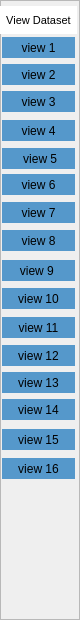
         <widget class="QFrame" name="frame_view_dataset">
          <property name="geometry">
           <rect>
            <x>961</x>
            <y>-8</y>
            <width>80</width>
            <height>620</height>
           </rect>
          </property>
          <property name="minimumSize">
           <size>
            <width>80</width>
            <height>0</height>
           </size>
          </property>
          <property name="maximumSize">
           <size>
            <width>30</width>
            <height>16777215</height>
           </size>
          </property>
          <property name="frameShape">
           <enum>QFrame::StyledPanel</enum>
          </property>
          <property name="frameShadow">
           <enum>QFrame::Raised</enum>
          </property>
          <widget class="QLabel" name="label_dataset_view">
           <property name="geometry">
            <rect>
             <x>0</x>
             <y>6</y>
             <width>77</width>
             <height>28</height>
            </rect>
           </property>
           <property name="minimumSize">
            <size>
             <width>77</width>
             <height>28</height>
            </size>
           </property>
           <property name="maximumSize">
            <size>
             <width>73</width>
             <height>26</height>
            </size>
           </property>
           <property name="font">
            <font>
             <pointsize>8</pointsize>
            </font>
           </property>
           <property name="cursor">
            <cursorShape>ArrowCursor</cursorShape>
           </property>
           <property name="autoFillBackground">
            <bool>false</bool>
           </property>
           <property name="styleSheet">
            <string notr="true">QLabel{ 
	border:5px sold rgb(85, 0, 127);
	background-color: rgb(255, 255, 255);
}</string>
           </property>
           <property name="text">
            <string>View Dataset</string>
           </property>
           <property name="textFormat">
            <enum>Qt::AutoText</enum>
           </property>
           <property name="alignment">
            <set>Qt::AlignCenter</set>
           </property>
           <property name="wordWrap">
            <bool>true</bool>
           </property>
           <property name="openExternalLinks">
            <bool>false</bool>
           </property>
          </widget>
          <widget class="QPushButton" name="dataset_view_1_mesos">
           <property name="geometry">
            <rect>
             <x>2</x>
             <y>37</y>
             <width>73</width>
             <height>21</height>
            </rect>
           </property>
           <property name="minimumSize">
            <size>
             <width>73</width>
             <height>18</height>
            </size>
           </property>
           <property name="maximumSize">
            <size>
             <width>73</width>
             <height>21</height>
            </size>
           </property>
           <property name="styleSheet">
            <string notr="true">QPushButton{ 
	border:5px sold rgb(60,231,195);
	background-color: rgb(85, 152, 203);
}
 
QPushButton:hover{
	background-color: rgb(85, 152, 203,150);
	border:5px sold rgb(105, 95, 148);
} 
</string>
           </property>
           <property name="text">
            <string>view 1</string>
           </property>
          </widget>
          <widget class="QPushButton" name="dataset_view_2_usergrid">
           <property name="geometry">
            <rect>
             <x>2</x>
             <y>64</y>
             <width>73</width>
             <height>21</height>
            </rect>
           </property>
           <property name="minimumSize">
            <size>
             <width>73</width>
             <height>18</height>
            </size>
           </property>
           <property name="maximumSize">
            <size>
             <width>73</width>
             <height>21</height>
            </size>
           </property>
           <property name="styleSheet">
            <string notr="true">QPushButton{ 
	border:5px sold rgb(60,231,195);
	background-color: rgb(85, 152, 203);
}
 
QPushButton:hover{
	background-color: rgb(85, 152, 203,150);
	border:5px sold rgb(105, 95, 148);
} 
</string>
           </property>
           <property name="text">
            <string>view 2</string>
           </property>
          </widget>
          <widget class="QPushButton" name="dataset_view_3_appcelerator">
           <property name="geometry">
            <rect>
             <x>2</x>
             <y>91</y>
             <width>73</width>
             <height>21</height>
            </rect>
           </property>
           <property name="minimumSize">
            <size>
             <width>73</width>
             <height>18</height>
            </size>
           </property>
           <property name="maximumSize">
            <size>
             <width>73</width>
             <height>21</height>
            </size>
           </property>
           <property name="styleSheet">
            <string notr="true">QPushButton{ 
	border:5px sold rgb(60,231,195);
	background-color: rgb(85, 152, 203);
}
 
QPushButton:hover{
	background-color: rgb(85, 152, 203,150);
	border:5px sold rgb(105, 95, 148);
} 
</string>
           </property>
           <property name="text">
            <string>view 3</string>
           </property>
          </widget>
          <widget class="QPushButton" name="dataset_view_4_aptana">
           <property name="geometry">
            <rect>
             <x>2</x>
             <y>120</y>
             <width>73</width>
             <height>21</height>
            </rect>
           </property>
           <property name="minimumSize">
            <size>
             <width>73</width>
             <height>18</height>
            </size>
           </property>
           <property name="maximumSize">
            <size>
             <width>73</width>
             <height>21</height>
            </size>
           </property>
           <property name="styleSheet">
            <string notr="true">QPushButton{ 
	border:5px sold rgb(60,231,195);
	background-color: rgb(85, 152, 203);
}
 
QPushButton:hover{
	background-color: rgb(85, 152, 203,150);
	border:5px sold rgb(105, 95, 148);
} 
</string>
           </property>
           <property name="text">
            <string>view 4</string>
           </property>
          </widget>
          <widget class="QPushButton" name="dataset_view_5_titanium">
           <property name="geometry">
            <rect>
             <x>2</x>
             <y>148</y>
             <width>73</width>
             <height>21</height>
            </rect>
           </property>
           <property name="minimumSize">
            <size>
             <width>73</width>
             <height>18</height>
            </size>
           </property>
           <property name="maximumSize">
            <size>
             <width>73</width>
             <height>21</height>
            </size>
           </property>
           <property name="styleSheet">
            <string notr="true">QPushButton{ 
	border:5px sold rgb(60,231,195);
	background-color: rgb(85, 152, 203);
}
 
QPushButton:hover{
	background-color: rgb(85, 152, 203,150);
	border:5px sold rgb(105, 95, 148);
} 
</string>
           </property>
           <property name="text">
            <string> view 5</string>
           </property>
          </widget>
          <widget class="QPushButton" name="dataset_view_6_duracloud">
           <property name="geometry">
            <rect>
             <x>2</x>
             <y>174</y>
             <width>73</width>
             <height>21</height>
            </rect>
           </property>
           <property name="minimumSize">
            <size>
             <width>73</width>
             <height>18</height>
            </size>
           </property>
           <property name="maximumSize">
            <size>
             <width>73</width>
             <height>21</height>
            </size>
           </property>
           <property name="styleSheet">
            <string notr="true">QPushButton{ 
	border:5px sold rgb(60,231,195);
	background-color: rgb(85, 152, 203);
}
 
QPushButton:hover{
	background-color: rgb(85, 152, 203,150);
	border:5px sold rgb(105, 95, 148);
} 
</string>
           </property>
           <property name="text">
            <string>view 6</string>
           </property>
          </widget>
          <widget class="QPushButton" name="dataset_view_12_mule">
           <property name="geometry">
            <rect>
             <x>2</x>
             <y>345</y>
             <width>73</width>
             <height>21</height>
            </rect>
           </property>
           <property name="minimumSize">
            <size>
             <width>73</width>
             <height>18</height>
            </size>
           </property>
           <property name="maximumSize">
            <size>
             <width>73</width>
             <height>21</height>
            </size>
           </property>
           <property name="styleSheet">
            <string notr="true">QPushButton{ 
	border:5px sold rgb(60,231,195);
	background-color: rgb(85, 152, 203);
}
 
QPushButton:hover{
	background-color: rgb(85, 152, 203,150);
	border:5px sold rgb(105, 95, 148);
} 
</string>
           </property>
           <property name="text">
            <string>view 12</string>
           </property>
          </widget>
          <widget class="QPushButton" name="dataset_view_11_data">
           <property name="geometry">
            <rect>
             <x>2</x>
             <y>317</y>
             <width>73</width>
             <height>21</height>
            </rect>
           </property>
           <property name="minimumSize">
            <size>
             <width>73</width>
             <height>18</height>
            </size>
           </property>
           <property name="maximumSize">
            <size>
             <width>73</width>
             <height>21</height>
            </size>
           </property>
           <property name="styleSheet">
            <string notr="true">QPushButton{ 
	border:5px sold rgb(60,231,195);
	background-color: rgb(85, 152, 203);
}
 
QPushButton:hover{
	background-color: rgb(85, 152, 203,150);
	border:5px sold rgb(105, 95, 148);
} 
</string>
           </property>
           <property name="text">
            <string>view 11</string>
           </property>
          </widget>
          <widget class="QPushButton" name="dataset_view_10_moodle">
           <property name="geometry">
            <rect>
             <x>2</x>
             <y>288</y>
             <width>73</width>
             <height>21</height>
            </rect>
           </property>
           <property name="minimumSize">
            <size>
             <width>73</width>
             <height>18</height>
            </size>
           </property>
           <property name="maximumSize">
            <size>
             <width>73</width>
             <height>21</height>
            </size>
           </property>
           <property name="styleSheet">
            <string notr="true">QPushButton{ 
	border:5px sold rgb(60,231,195);
	background-color: rgb(85, 152, 203);
}
 
QPushButton:hover{
	background-color: rgb(85, 152, 203,150);
	border:5px sold rgb(105, 95, 148);
} 
</string>
           </property>
           <property name="text">
            <string>view 10</string>
           </property>
          </widget>
          <widget class="QPushButton" name="dataset_view_9_jira">
           <property name="geometry">
            <rect>
             <x>2</x>
             <y>260</y>
             <width>73</width>
             <height>21</height>
            </rect>
           </property>
           <property name="minimumSize">
            <size>
             <width>73</width>
             <height>18</height>
            </size>
           </property>
           <property name="maximumSize">
            <size>
             <width>73</width>
             <height>21</height>
            </size>
           </property>
           <property name="styleSheet">
            <string notr="true">QPushButton{ 
	border:5px sold rgb(60,231,195);
	background-color: rgb(85, 152, 203);
}
 
QPushButton:hover{
	background-color: rgb(85, 152, 203,150);
	border:5px sold rgb(105, 95, 148);
} 
</string>
           </property>
           <property name="text">
            <string>view 9 </string>
           </property>
          </widget>
          <widget class="QPushButton" name="dataset_view_8_clover">
           <property name="geometry">
            <rect>
             <x>2</x>
             <y>230</y>
             <width>73</width>
             <height>21</height>
            </rect>
           </property>
           <property name="minimumSize">
            <size>
             <width>73</width>
             <height>18</height>
            </size>
           </property>
           <property name="maximumSize">
            <size>
             <width>73</width>
             <height>21</height>
            </size>
           </property>
           <property name="styleSheet">
            <string notr="true">QPushButton{ 
	border:5px sold rgb(60,231,195);
	background-color: rgb(85, 152, 203);
}
 
QPushButton:hover{
	background-color: rgb(85, 152, 203,150);
	border:5px sold rgb(105, 95, 148);
} 
</string>
           </property>
           <property name="text">
            <string>view 8</string>
           </property>
          </widget>
          <widget class="QPushButton" name="dataset_view_7_bamboo">
           <property name="geometry">
            <rect>
             <x>2</x>
             <y>202</y>
             <width>73</width>
             <height>21</height>
            </rect>
           </property>
           <property name="minimumSize">
            <size>
             <width>73</width>
             <height>18</height>
            </size>
           </property>
           <property name="maximumSize">
            <size>
             <width>73</width>
             <height>21</height>
            </size>
           </property>
           <property name="styleSheet">
            <string notr="true">QPushButton{ 
	border:5px sold rgb(60,231,195);
	background-color: rgb(85, 152, 203);
}
 
QPushButton:hover{
	background-color: rgb(85, 152, 203,150);
	border:5px sold rgb(105, 95, 148);
} 
</string>
           </property>
           <property name="text">
            <string>view 7</string>
           </property>
          </widget>
          <widget class="QPushButton" name="dataset_view_16_talendesb">
           <property name="geometry">
            <rect>
             <x>2</x>
             <y>458</y>
             <width>73</width>
             <height>21</height>
            </rect>
           </property>
           <property name="minimumSize">
            <size>
             <width>73</width>
             <height>18</height>
            </size>
           </property>
           <property name="maximumSize">
            <size>
             <width>73</width>
             <height>21</height>
            </size>
           </property>
           <property name="styleSheet">
            <string notr="true">QPushButton{ 
	border:5px sold rgb(60,231,195);
	background-color: rgb(85, 152, 203);
}
 
QPushButton:hover{
	background-color: rgb(85, 152, 203,150);
	border:5px sold rgb(105, 95, 148);
} 
</string>
           </property>
           <property name="text">
            <string>view 16</string>
           </property>
          </widget>
          <widget class="QPushButton" name="dataset_view_15_talenddata">
           <property name="geometry">
            <rect>
             <x>2</x>
             <y>429</y>
             <width>73</width>
             <height>21</height>
            </rect>
           </property>
           <property name="minimumSize">
            <size>
             <width>73</width>
             <height>18</height>
            </size>
           </property>
           <property name="maximumSize">
            <size>
             <width>73</width>
             <height>21</height>
            </size>
           </property>
           <property name="styleSheet">
            <string notr="true">QPushButton{ 
	border:5px sold rgb(60,231,195);
	background-color: rgb(85, 152, 203);
}
 
QPushButton:hover{
	background-color: rgb(85, 152, 203,150);
	border:5px sold rgb(105, 95, 148);
} 
</string>
           </property>
           <property name="text">
            <string>view 15</string>
           </property>
          </widget>
          <widget class="QPushButton" name="dataset_view_14_spring">
           <property name="geometry">
            <rect>
             <x>2</x>
             <y>399</y>
             <width>73</width>
             <height>21</height>
            </rect>
           </property>
           <property name="minimumSize">
            <size>
             <width>73</width>
             <height>18</height>
            </size>
           </property>
           <property name="maximumSize">
            <size>
             <width>73</width>
             <height>21</height>
            </size>
           </property>
           <property name="styleSheet">
            <string notr="true">QPushButton{ 
	border:5px sold rgb(60,231,195);
	background-color: rgb(85, 152, 203);
}
 
QPushButton:hover{
	background-color: rgb(85, 152, 203,150);
	border:5px sold rgb(105, 95, 148);
} 
</string>
           </property>
           <property name="text">
            <string>view 14</string>
           </property>
          </widget>
          <widget class="QPushButton" name="dataset_view_13_mulestudio">
           <property name="geometry">
            <rect>
             <x>2</x>
             <y>372</y>
             <width>73</width>
             <height>21</height>
            </rect>
           </property>
           <property name="minimumSize">
            <size>
             <width>73</width>
             <height>18</height>
            </size>
           </property>
           <property name="maximumSize">
            <size>
             <width>73</width>
             <height>21</height>
            </size>
           </property>
           <property name="styleSheet">
            <string notr="true">QPushButton{ 
	border:5px sold rgb(60,231,195);
	background-color: rgb(85, 152, 203);
}
 
QPushButton:hover{
	background-color: rgb(85, 152, 203,150);
	border:5px sold rgb(105, 95, 148);
} 
</string>
           </property>
           <property name="text">
            <string>view 13</string>
           </property>
          </widget>
         </widget>
